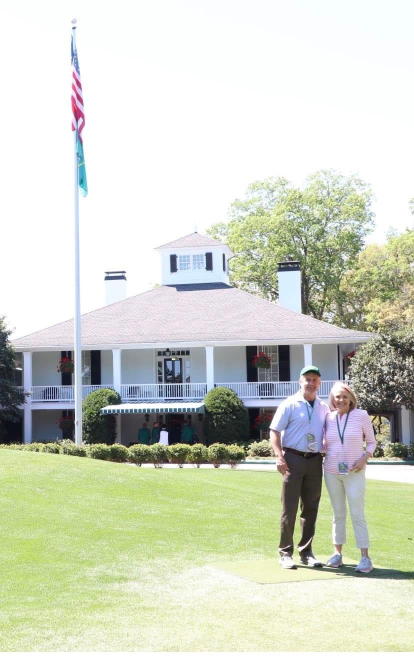
#> input picture images/IMG_6434.jpeg, 828 x 1316 px (shown at 1/2 size)
$ python process_team_photo.py
#> lines starting #> are read from the running program, lines starting #| are printed output that depends on the picture
#!/usr/bin/env python3
"""Crop the Ronnie & Annie photo to a LinkedIn-style head-and-shoulders frame.

Source:  images/IMG_6434.jpeg  (full frame, couple is small in lower-right)
Output:  images/ronnie-annie.jpg  (tight upper-body crop, denoised+sharpened)

The original is a phone photo taken from far away — the couple occupies a
small portion of the frame, so straight cropping leaves visible JPEG noise
and pixelation. This script crops to just their upper bodies, then runs a
denoise → upscale → unsharp-mask pipeline to recover apparent detail.
"""
from PIL import Image, ImageEnhance, ImageFilter
from pathlib import Path

SRC = Path(__file__).resolve().parent.parent / "images" / "IMG_6434.jpeg"
DST = Path(__file__).resolve().parent.parent / "images" / "ronnie-annie.jpg"

im = Image.open(SRC).convert("RGB")
#> im is the input picture: PIL image 828x1316 RGB; mean R, G, B 207.8, 212.2, 197.7
W, H = im.size  # 828 x 1316
#> W = 828; H = 1316

# Empirically-tuned crop box around their heads + shoulders.
# Crop is centered on the midpoint *between* Ronnie and Annie so neither
# of them dominates the frame — measured midpoint sits at ~0.78W in the
# original 828x1316 source.
left   = int(W * 0.625)
#> left = 517
right  = int(W * 0.940)
#> right = 778
top    = int(H * 0.504)
#> top = 663
bottom = int(H * 0.700)
#> bottom = 921
crop = im.crop((left, top, right, bottom))
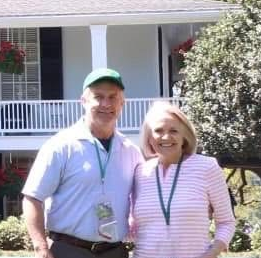
#> crop: PIL image 261x258 RGB; mean R, G, B 152.1, 147.8, 159.1
cw, ch = crop.size
#> cw = 261; ch = 258

# 1) Denoise on the small crop (smooths blocky JPEG artifacts).
crop = crop.filter(ImageFilter.MedianFilter(size=3))
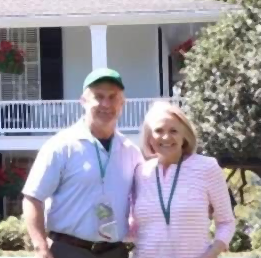
#> crop: PIL image 261x258 RGB; mean R, G, B 151.7, 147.3, 158.7

# 2) Upscale 3x with LANCZOS for a high-DPI source.
target_w = cw * 3
#> target_w = 783
target_h = ch * 3
#> target_h = 774
crop = crop.resize((target_w, target_h), Image.LANCZOS)
#> crop: PIL image 783x774 RGB

# 3) Two-stage unsharp mask: broad first to recover structure,
#    then a finer pass for edge crispness.
crop = crop.filter(ImageFilter.UnsharpMask(radius=2.6, percent=130, threshold=2))
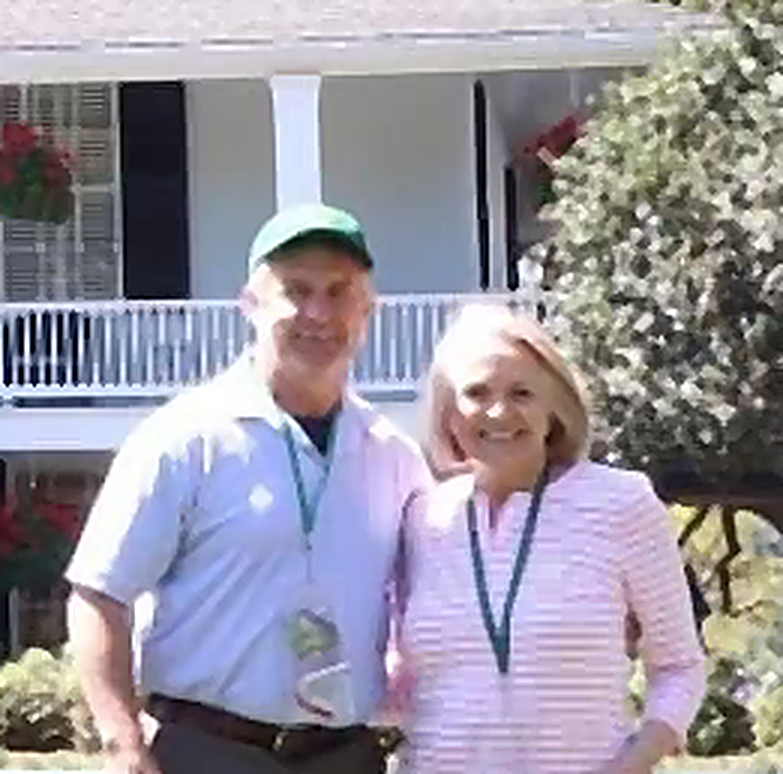
#> crop: PIL image 783x774 RGB; mean R, G, B 151.6, 147.3, 158.4
crop = crop.filter(ImageFilter.UnsharpMask(radius=1.0, percent=80,  threshold=1))

# 4) Gentle tonal pass.
crop = ImageEnhance.Contrast(crop).enhance(1.10)
crop = ImageEnhance.Color(crop).enhance(1.08)
crop = ImageEnhance.Sharpness(crop).enhance(1.20)

# 5) Resize down to web-friendly square-ish dimensions (will be displayed
#    inside a ~160px round avatar, so 600px is plenty even on retina).
final_size = 600
side = min(crop.size)
#> side = 774
# Center-crop to square (the source crop is close to 1:1 already).
left2 = (crop.width - side) // 2
#> left2 = 4
top2 = (crop.height - side) // 2
#> top2 = 0
crop = crop.crop((left2, top2, left2 + side, top2 + side))
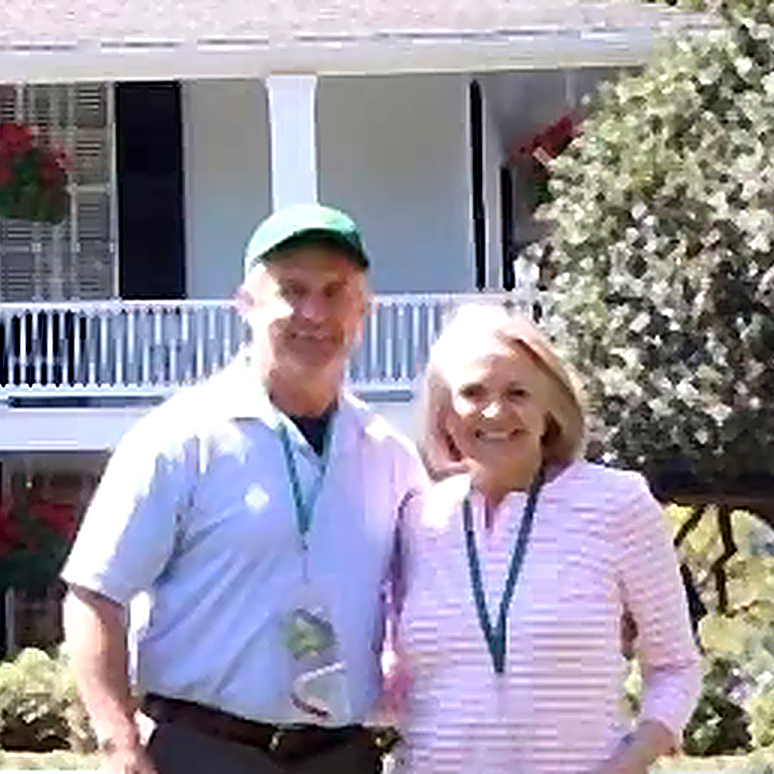
#> crop: PIL image 774x774 RGB; mean R, G, B 151.1, 145.9, 158.8
crop = crop.resize((final_size, final_size), Image.LANCZOS)
#> crop: PIL image 600x600 RGB

crop.save(DST, "JPEG", quality=90, optimize=True, progressive=True)
print(f"Wrote {DST} — {DST.stat().st_size} bytes, size {crop.size}")
#| Wrote images/ronnie-annie.jpg — 428427 bytes, size (600, 600)
